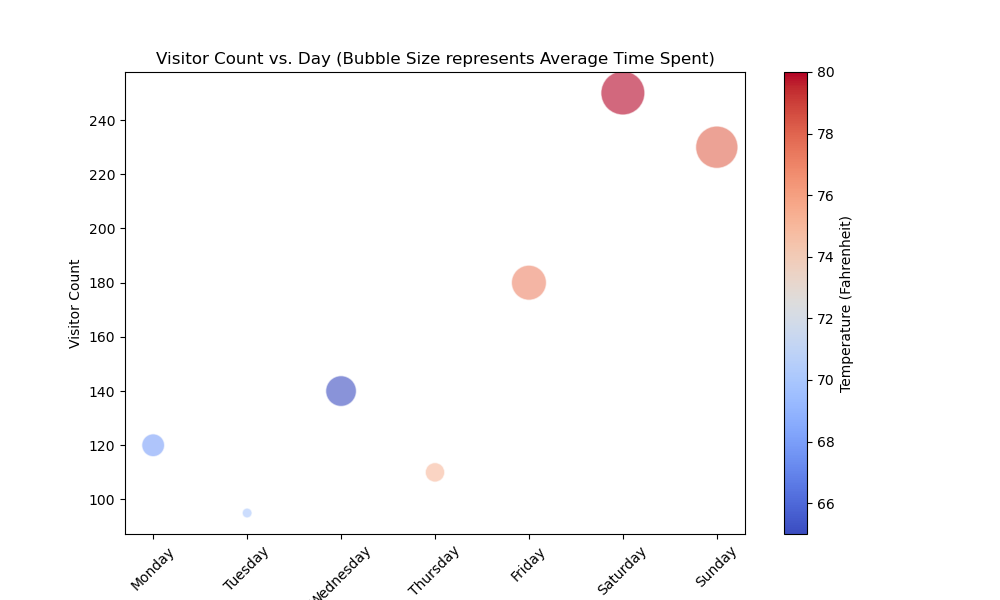

This figure's Python source:

import seaborn as sns
import matplotlib.pyplot as plt

# Your data provided in a list of dictionaries
data = [
    {'Day': 'Monday', 'Visitor Count': 120, 'Average Time Spent (hours)': 1.5, 'Temperature (Fahrenheit)': 68},
    {'Day': 'Tuesday', 'Visitor Count': 95, 'Average Time Spent (hours)': 1.2, 'Temperature (Fahrenheit)': 70},
    {'Day': 'Wednesday', 'Visitor Count': 140, 'Average Time Spent (hours)': 1.8, 'Temperature (Fahrenheit)': 65},
    {'Day': 'Thursday', 'Visitor Count': 110, 'Average Time Spent (hours)': 1.4, 'Temperature (Fahrenheit)': 75},
    {'Day': 'Friday', 'Visitor Count': 180, 'Average Time Spent (hours)': 2.0, 'Temperature (Fahrenheit)': 77},
    {'Day': 'Saturday', 'Visitor Count': 250, 'Average Time Spent (hours)': 2.5, 'Temperature (Fahrenheit)': 80},
    {'Day': 'Sunday', 'Visitor Count': 230, 'Average Time Spent (hours)': 2.4, 'Temperature (Fahrenheit)': 78}
]

# Convert the data to a Pandas DataFrame
import pandas as pd
df = pd.DataFrame(data)

# Create a bubble chart using seaborn
plt.figure(figsize=(10, 6))  # Set the figure size
bubble_size = df['Average Time Spent (hours)'] * 100  # Scale up sizes for better visibility

# Create a scatterplot with 'Day' on x-axis and 'Visitor Count' on y-axis
# Size of bubbles represents 'Average Time Spent (hours)'
# The colormap 'coolwarm' represents the 'Temperature (Fahrenheit)'
bubble = sns.scatterplot(data=df, x='Day', y='Visitor Count', size=bubble_size, 
                         sizes=(50, 1000),  # Control the range of bubble sizes
                         hue='Temperature (Fahrenheit)', palette='coolwarm',
                         legend=False, alpha=0.6)  # Adjust transparency

# Adjust the x-axis labels if necessary to prevent overlap
plt.xticks(rotation=45)

# Include a color bar to represent the temperature scale
norm = plt.Normalize(df['Temperature (Fahrenheit)'].min(), df['Temperature (Fahrenheit)'].max())
sm = plt.cm.ScalarMappable(cmap="coolwarm", norm=norm)
sm.set_array([])

# Add the color bar to the chart with the label for temperature
cbar = plt.colorbar(sm)
cbar.set_label('Temperature (Fahrenheit)')

# Adding chart title and labels for axes
plt.title('Visitor Count vs. Day (Bubble Size represents Average Time Spent)')
plt.xlabel('Day of the Week')
plt.ylabel('Visitor Count')

# Show plot
plt.show()
